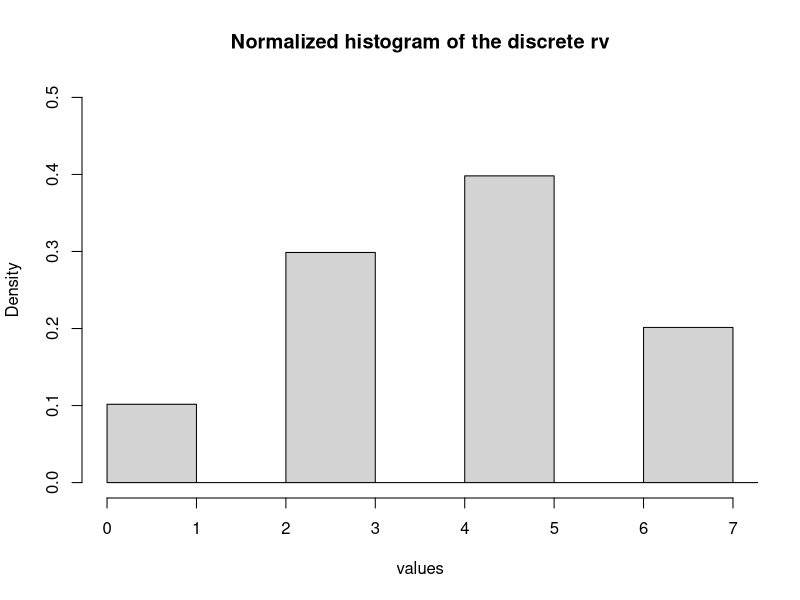

The R script that drew this image:
# Solution Exercise 4
# Author: Lionel Fillatre

n <- 100000 # number of samples
D <- matrix(runif(n),1,n) # uniform samples
U <- c(1,3,5,7) # values of the discrete random variable
bounds <- c(0.1,0.4,0.8,1) # increasing sort of cdf
ind <- apply(D,2,function(r) min(which(r<bounds))) # index of the interval of each value of D
X <- U[ind] # realizations of the discrete random variable

hist(X,
     freq=FALSE,
     breaks=seq(0,8,by=1),
     main="Normalized histogram of the discrete rv", 
     xlab="values",
     xlim = c(0, 7),
     ylim = c(0, 0.5)
     )
